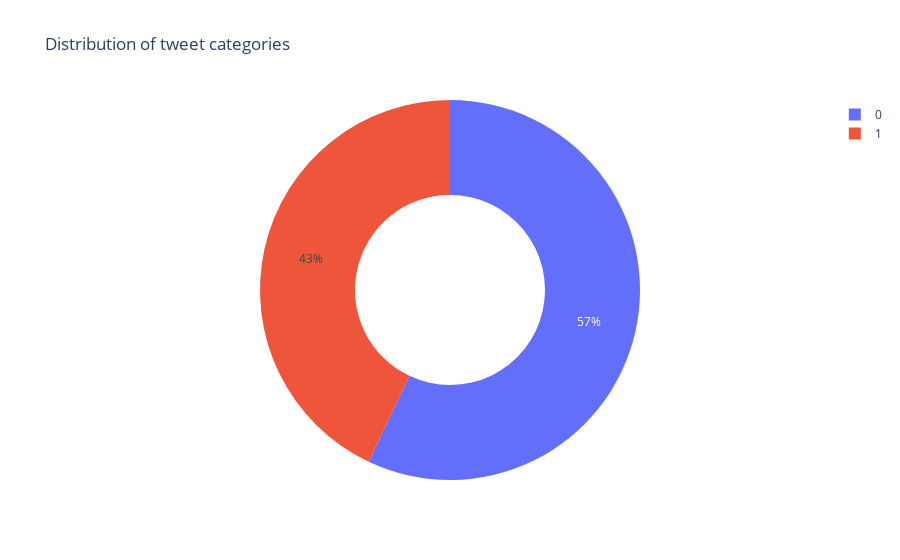

Notebook cell for this chart:
### Code cell
import plotly.express as px
px.pie(df_train,names='target',title='Distribution of tweet categories',hole=0.5)

### Figure 1 — Plotly figure (JSON) as saved in the notebook; plotly's stock layout.template omitted (floating-point values rounded to 4 significant figures; data arrays with more than 128 entries replaced by an {"elided": "..."} marker saying what was removed)
{"data": [{"domain": {"x": [0, 1], "y": [0, 1]}, "hole": 0.5, "hovertemplate": "target=%{label}<extra></extra>", "labels": {"elided": "7613 int values"}, "legendgroup": "", "name": "", "showlegend": true, "type": "pie"}], "layout": {"legend": {"tracegroupgap": 0}, "title": {"text": "Distribution of tweet categories"}}}
